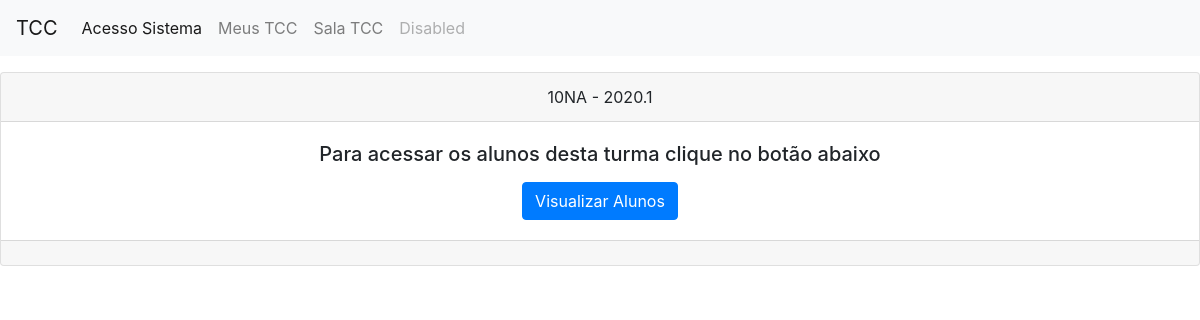
Page /tcc on the earlier database version.
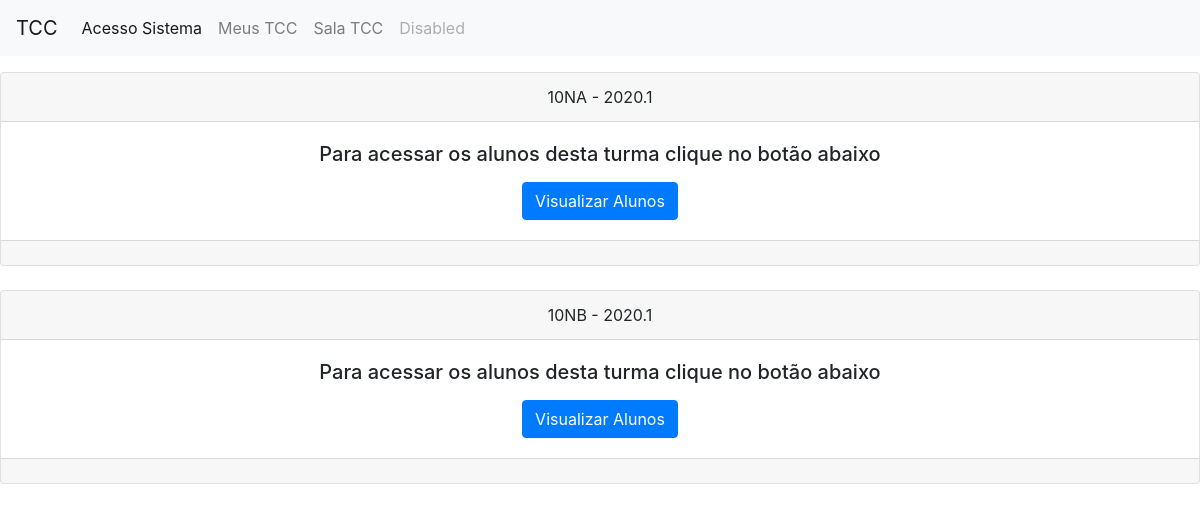
Same page on the later database version.
### core/models.py (models this page shows, shortened)
class Turma(models.Model):
    class STATUS_TURMA_CHOICE(models.TextChoices):
        ATIVO = 'ATIVO', _('ATIVO'),
        ENCERRADA = 'ENCERRADA', _('ENCERRADA'),
    id_turma = models.AutoField(primary_key=True)
    nome_turma = models.CharField(verbose_name="Nome da Turma", max_length=50)
    id_curso_turma = models.ForeignKey(Curso, related_name="id_curso_turma", on_delete=models.CASCADE)
    periodo_turma = models.CharField(verbose_name="Periodo Turma", max_length=6)
    status_turma = models.CharField(verbose_name="Em Andamento ou Encerrada", max_length=50, choices=STATUS_TURMA_CHOICE.choices, default=STATUS_TURMA_CHOICE.ATIVO, blank=True, null=True)
    class Meta:
        verbose_name = 'turma'
        verbose_name_plural = 'turmas'

### core/views.py (the view)
# urls.py: path('tcc' , TccView),
def TccView(request):
    data = {}
    data['turma'] = Turma.objects.all()
    data['tcc'] = tcc.objects.all()
    return render(request, 'tcc.html', data)

### core/models.py (called while the page is built)
    def __str__(self):
        return self.nome_curso

    def __str__(self):
        return self.nome_professor

    def __str__(self):
        return  self.nome_aluno

### core/templates/tcc.html (shortened to what this page needs)
{% load static %}
<!doctype html>
<html class="no-js" lang="pt-br">
<head>
<link rel="stylesheet" href="{% static 'css/bootstrap.min.css' %}">
</head>
<body>
<nav class="navbar navbar-expand-lg navbar-light bg-light fixed-top">
  <a class="navbar-brand" href="#">TCC</a>
  <div class="collapse navbar-collapse" id="navbarNav">
    <ul class="navbar-nav">
      <li class="nav-item active">
        <a class="nav-link" href="admin/">Acesso Sistema<span class="sr-only">(current)</span></a>
      </li>
      <li class="nav-item">
        <a class="nav-link" href="tcc">Meus TCC</a>
      </li>
      <li class="nav-item">
        <a class="nav-link" href="tabela">Sala TCC</a>
      </li>
      <li class="nav-item">
        <a class="nav-link disabled" href="#" tabindex="-1" aria-disabled="true">Disabled</a>
      </li>
    </ul>
  </div>
</nav>
<br><br><br>
  {% for Turma in turma %}
    {% if Turma.status_turma == "ATIVO" %}
  <div class="card text-center">
    <div class="card-header">{{ Turma.nome_turma }} - {{ Turma.periodo_turma }}</div>
    <div class="card-body">
      <h5 class="card-title">Para acessar os alunos desta turma clique no botão abaixo </h5>
  <button type="button" class="btn btn-primary" data-toggle="modal" data-target=".bd-example-modal-xl{{ Turma.nome_turma }}">Visualizar Alunos</button>
    </div>
    <div class="card-footer text-muted">
    </div>
  </div>
  <br>
    {% endif %}
  {% endfor %}
</body>
</html>

Differences in the rows shown:
added Turma: nome_turma "10NB", periodo_turma "2020.1"
